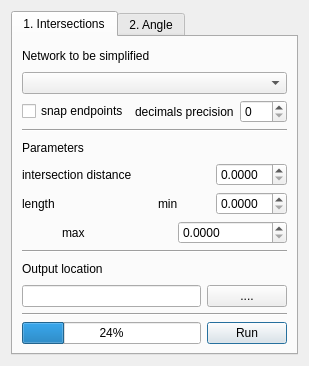
<?xml version="1.0" encoding="UTF-8"?>
<ui version="4.0">
 <class>MergeLinesDialogBase</class>
 <widget class="QDialog" name="MergeLinesDialogBase">
  <property name="geometry">
   <rect>
    <x>0</x>
    <y>0</y>
    <width>284</width>
    <height>366</height>
   </rect>
  </property>
  <property name="sizePolicy">
   <sizepolicy hsizetype="Fixed" vsizetype="Fixed">
    <horstretch>0</horstretch>
    <verstretch>0</verstretch>
   </sizepolicy>
  </property>
  <property name="windowTitle">
   <string>MergeLines</string>
  </property>
  <layout class="QGridLayout" name="gridLayout_3">
   <item row="0" column="0">
    <widget class="QTabWidget" name="tabWidget">
     <property name="currentIndex">
      <number>0</number>
     </property>
     <widget class="QWidget" name="tab">
      <attribute name="title">
       <string>1. Intersections</string>
      </attribute>
      <layout class="QVBoxLayout" name="verticalLayout_2">
       <item>
        <layout class="QGridLayout" name="gridLayout_2">
         <item row="1" column="0">
          <widget class="QComboBox" name="choose_input_layer_6"/>
         </item>
         <item row="8" column="0">
          <widget class="Line" name="line_5">
           <property name="orientation">
            <enum>Qt::Horizontal</enum>
           </property>
          </widget>
         </item>
         <item row="0" column="0">
          <widget class="QLabel" name="label_36">
           <property name="text">
            <string>Network to be simplified </string>
           </property>
          </widget>
         </item>
         <item row="9" column="0">
          <widget class="QLabel" name="label_55">
           <property name="text">
            <string>Output location</string>
           </property>
          </widget>
         </item>
         <item row="11" column="0">
          <widget class="Line" name="line_4">
           <property name="orientation">
            <enum>Qt::Horizontal</enum>
           </property>
          </widget>
         </item>
         <item row="4" column="0">
          <widget class="QLabel" name="label_6">
           <property name="text">
            <string>Parameters</string>
           </property>
          </widget>
         </item>
         <item row="3" column="0">
          <widget class="Line" name="line_6">
           <property name="orientation">
            <enum>Qt::Horizontal</enum>
           </property>
          </widget>
         </item>
         <item row="7" column="0">
          <layout class="QHBoxLayout" name="horizontalLayout_8">
           <item>
            <spacer name="horizontalSpacer_2">
             <property name="orientation">
              <enum>Qt::Horizontal</enum>
             </property>
             <property name="sizeType">
              <enum>QSizePolicy::Preferred</enum>
             </property>
             <property name="sizeHint" stdset="0">
              <size>
               <width>40</width>
               <height>20</height>
              </size>
             </property>
            </spacer>
           </item>
           <item>
            <layout class="QHBoxLayout" name="horizontalLayout_24">
             <item>
              <widget class="QLabel" name="label_44">
               <property name="text">
                <string>max</string>
               </property>
              </widget>
             </item>
             <item>
              <widget class="QDoubleSpinBox" name="angle_threshold_14">
               <property name="decimals">
                <number>4</number>
               </property>
              </widget>
             </item>
            </layout>
           </item>
          </layout>
         </item>
         <item row="12" column="0">
          <layout class="QHBoxLayout" name="horizontalLayout_7">
           <item>
            <widget class="QProgressBar" name="progressBar_4">
             <property name="value">
              <number>24</number>
             </property>
            </widget>
           </item>
           <item>
            <widget class="QPushButton" name="analysis_12">
             <property name="layoutDirection">
              <enum>Qt::RightToLeft</enum>
             </property>
             <property name="text">
              <string>Run</string>
             </property>
            </widget>
           </item>
          </layout>
         </item>
         <item row="6" column="0">
          <layout class="QHBoxLayout" name="horizontalLayout_13">
           <item>
            <widget class="QLabel" name="label_46">
             <property name="text">
              <string>length </string>
             </property>
            </widget>
           </item>
           <item>
            <layout class="QHBoxLayout" name="horizontalLayout_25">
             <item>
              <widget class="QLabel" name="label_47">
               <property name="text">
                <string>min</string>
               </property>
              </widget>
             </item>
             <item>
              <widget class="QDoubleSpinBox" name="angle_threshold_15">
               <property name="decimals">
                <number>4</number>
               </property>
              </widget>
             </item>
            </layout>
           </item>
          </layout>
         </item>
         <item row="10" column="0">
          <layout class="QHBoxLayout" name="horizontalLayout_26">
           <item>
            <widget class="QLineEdit" name="path_output_6"/>
           </item>
           <item>
            <widget class="QPushButton" name="save_output_6">
             <property name="text">
              <string>....</string>
             </property>
            </widget>
           </item>
          </layout>
         </item>
         <item row="5" column="0">
          <layout class="QHBoxLayout" name="horizontalLayout_3">
           <item>
            <widget class="QLabel" name="label_54">
             <property name="text">
              <string>intersection distance</string>
             </property>
            </widget>
           </item>
           <item>
            <widget class="QDoubleSpinBox" name="angle_threshold_21">
             <property name="sizePolicy">
              <sizepolicy hsizetype="Fixed" vsizetype="Fixed">
               <horstretch>0</horstretch>
               <verstretch>0</verstretch>
              </sizepolicy>
             </property>
             <property name="decimals">
              <number>4</number>
             </property>
            </widget>
           </item>
          </layout>
         </item>
         <item row="2" column="0">
          <layout class="QHBoxLayout" name="horizontalLayout_44">
           <item>
            <widget class="QCheckBox" name="checkBox_9">
             <property name="text">
              <string>snap endpoints</string>
             </property>
            </widget>
           </item>
           <item>
            <layout class="QHBoxLayout" name="horizontalLayout_45">
             <item>
              <widget class="QLabel" name="label_66">
               <property name="text">
                <string>decimals precision</string>
               </property>
              </widget>
             </item>
             <item>
              <widget class="QDoubleSpinBox" name="length_threshold_19">
               <property name="decimals">
                <number>0</number>
               </property>
              </widget>
             </item>
            </layout>
           </item>
          </layout>
         </item>
        </layout>
       </item>
      </layout>
     </widget>
     <widget class="QWidget" name="tab_2">
      <attribute name="title">
       <string>2. Angle</string>
      </attribute>
      <layout class="QVBoxLayout" name="verticalLayout">
       <item>
        <layout class="QGridLayout" name="gridLayout">
         <item row="13" column="0">
          <layout class="QHBoxLayout" name="horizontalLayout_19">
           <item>
            <spacer name="horizontalSpacer_5">
             <property name="orientation">
              <enum>Qt::Horizontal</enum>
             </property>
             <property name="sizeType">
              <enum>QSizePolicy::Minimum</enum>
             </property>
             <property name="sizeHint" stdset="0">
              <size>
               <width>40</width>
               <height>20</height>
              </size>
             </property>
            </spacer>
           </item>
           <item>
            <layout class="QHBoxLayout" name="horizontalLayout_32">
             <item>
              <widget class="QLabel" name="label_62">
               <property name="text">
                <string>max</string>
               </property>
              </widget>
             </item>
             <item>
              <widget class="QDoubleSpinBox" name="angle_threshold_18">
               <property name="decimals">
                <number>1</number>
               </property>
              </widget>
             </item>
            </layout>
           </item>
          </layout>
         </item>
         <item row="14" column="0">
          <widget class="Line" name="line_3">
           <property name="orientation">
            <enum>Qt::Horizontal</enum>
           </property>
          </widget>
         </item>
         <item row="0" column="0">
          <widget class="QLabel" name="label_2">
           <property name="text">
            <string>Network to be simplified </string>
           </property>
          </widget>
         </item>
         <item row="15" column="0">
          <widget class="QLabel" name="label_7">
           <property name="text">
            <string>Output location</string>
           </property>
          </widget>
         </item>
         <item row="4" column="0">
          <widget class="QLabel" name="label_4">
           <property name="text">
            <string>Parameters</string>
           </property>
          </widget>
         </item>
         <item row="17" column="0">
          <widget class="Line" name="line_7">
           <property name="orientation">
            <enum>Qt::Horizontal</enum>
           </property>
          </widget>
         </item>
         <item row="3" column="0">
          <widget class="Line" name="line_18">
           <property name="orientation">
            <enum>Qt::Horizontal</enum>
           </property>
          </widget>
         </item>
         <item row="16" column="0">
          <layout class="QHBoxLayout" name="horizontalLayout_20">
           <item>
            <widget class="QLineEdit" name="path_output_4"/>
           </item>
           <item>
            <widget class="QPushButton" name="save_output_4">
             <property name="text">
              <string>....</string>
             </property>
            </widget>
           </item>
          </layout>
         </item>
         <item row="18" column="0">
          <layout class="QHBoxLayout" name="horizontalLayout_21">
           <item>
            <widget class="QProgressBar" name="progressBar_6">
             <property name="value">
              <number>24</number>
             </property>
            </widget>
           </item>
           <item>
            <widget class="QPushButton" name="analysis_14">
             <property name="layoutDirection">
              <enum>Qt::RightToLeft</enum>
             </property>
             <property name="text">
              <string>Run</string>
             </property>
            </widget>
           </item>
          </layout>
         </item>
         <item row="5" column="0">
          <layout class="QHBoxLayout" name="horizontalLayout_18">
           <item>
            <widget class="QLabel" name="label_61">
             <property name="text">
              <string>minimum segment length</string>
             </property>
            </widget>
           </item>
           <item>
            <widget class="QDoubleSpinBox" name="angle_threshold_24">
             <property name="decimals">
              <number>4</number>
             </property>
            </widget>
           </item>
          </layout>
         </item>
         <item row="12" column="0">
          <layout class="QHBoxLayout" name="horizontalLayout_42">
           <item>
            <widget class="QLabel" name="label_64">
             <property name="text">
              <string>angle deviation </string>
             </property>
            </widget>
           </item>
           <item>
            <layout class="QHBoxLayout" name="horizontalLayout_43">
             <item>
              <widget class="QLabel" name="label_65">
               <property name="text">
                <string>min</string>
               </property>
              </widget>
             </item>
             <item>
              <widget class="QDoubleSpinBox" name="angle_threshold_25">
               <property name="decimals">
                <number>1</number>
               </property>
              </widget>
             </item>
            </layout>
           </item>
          </layout>
         </item>
         <item row="2" column="0">
          <layout class="QHBoxLayout" name="horizontalLayout_40">
           <item>
            <widget class="QCheckBox" name="checkBox_8">
             <property name="text">
              <string>snap endpoints</string>
             </property>
            </widget>
           </item>
           <item>
            <layout class="QHBoxLayout" name="horizontalLayout_41">
             <item>
              <widget class="QLabel" name="label_63">
               <property name="text">
                <string>decimals precision</string>
               </property>
              </widget>
             </item>
             <item>
              <widget class="QDoubleSpinBox" name="length_threshold_18">
               <property name="decimals">
                <number>0</number>
               </property>
              </widget>
             </item>
            </layout>
           </item>
          </layout>
         </item>
         <item row="1" column="0">
          <widget class="QComboBox" name="choose_input_layer_2"/>
         </item>
        </layout>
       </item>
      </layout>
     </widget>
    </widget>
   </item>
  </layout>
 </widget>
 <resources/>
 <connections/>
</ui>
